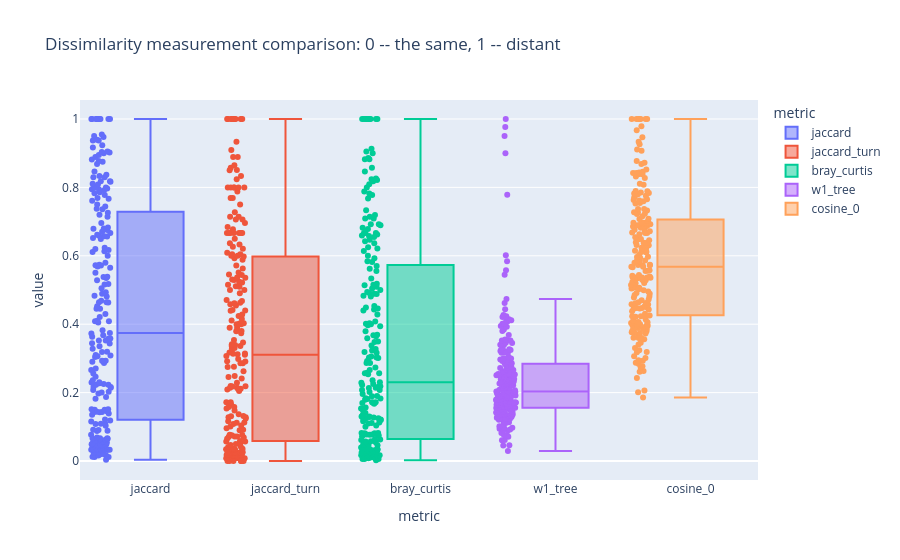

Notebook cell for this chart:
### Code cell
px.box(
    df_box,
    x="metric",
    y="value",
    points="all",
    hover_data=["country", "name", "region"],
    title="Dissimilarity measurement comparison: 0 -- the same, 1 -- distant",
    color="metric"
)

### Figure 1 — Plotly figure (JSON) as saved in the notebook; plotly's stock layout.template omitted (floating-point values rounded to 4 significant figures; data arrays with more than 128 entries replaced by an {"elided": "..."} marker saying what was removed)
{"data": [{"alignmentgroup": "True", "boxpoints": "all", "customdata": {"elided": "217x3 str values"}, "hovertemplate": "metric=%{x}<br>value=%{y}<br>country=%{customdata[0]}<br>name=%{customdata[1]}<br>region=%{customdata[2]}<extra></extra>", "legendgroup": "jaccard", "marker": {"color": "#636efa"}, "name": "jaccard", "notched": false, "offsetgroup": "jaccard", "orientation": "v", "showlegend": true, "x": {"elided": "217 str values"}, "x0": " ", "xaxis": "x", "y": {"elided": "217 float values"}, "y0": " ", "yaxis": "y", "type": "box"}, {"alignmentgroup": "True", "boxpoints": "all", "customdata": {"elided": "217x3 str values"}, "hovertemplate": "metric=%{x}<br>value=%{y}<br>country=%{customdata[0]}<br>name=%{customdata[1]}<br>region=%{customdata[2]}<extra></extra>", "legendgroup": "jaccard_turn", "marker": {"color": "#EF553B"}, "name": "jaccard_turn", "notched": false, "offsetgroup": "jaccard_turn", "orientation": "v", "showlegend": true, "x": {"elided": "217 str values"}, "x0": " ", "xaxis": "x", "y": {"elided": "217 float values"}, "y0": " ", "yaxis": "y", "type": "box"}, {"alignmentgroup": "True", "boxpoints": "all", "customdata": {"elided": "217x3 str values"}, "hovertemplate": "metric=%{x}<br>value=%{y}<br>country=%{customdata[0]}<br>name=%{customdata[1]}<br>region=%{customdata[2]}<extra></extra>", "legendgroup": "bray_curtis", "marker": {"color": "#00cc96"}, "name": "bray_curtis", "notched": false, "offsetgroup": "bray_curtis", "orientation": "v", "showlegend": true, "x": {"elided": "217 str values"}, "x0": " ", "xaxis": "x", "y": {"elided": "217 float values"}, "y0": " ", "yaxis": "y", "type": "box"}, {"alignmentgroup": "True", "boxpoints": "all", "customdata": {"elided": "217x3 str values"}, "hovertemplate": "metric=%{x}<br>value=%{y}<br>country=%{customdata[0]}<br>name=%{customdata[1]}<br>region=%{customdata[2]}<extra></extra>", "legendgroup": "w1_tree", "marker": {"color": "#ab63fa"}, "name": "w1_tree", "notched": false, "offsetgroup": "w1_tree", "orientation": "v", "showlegend": true, "x": {"elided": "217 str values"}, "x0": " ", "xaxis": "x", "y": {"elided": "217 float values"}, "y0": " ", "yaxis": "y", "type": "box"}, {"alignmentgroup": "True", "boxpoints": "all", "customdata": {"elided": "217x3 str values"}, "hovertemplate": "metric=%{x}<br>value=%{y}<br>country=%{customdata[0]}<br>name=%{customdata[1]}<br>region=%{customdata[2]}<extra></extra>", "legendgroup": "cosine_0", "marker": {"color": "#FFA15A"}, "name": "cosine_0", "notched": false, "offsetgroup": "cosine_0", "orientation": "v", "showlegend": true, "x": {"elided": "217 str values"}, "x0": " ", "xaxis": "x", "y": {"elided": "217 float values"}, "y0": " ", "yaxis": "y", "type": "box"}], "layout": {"xaxis": {"anchor": "y", "domain": [0.0, 1.0], "title": {"text": "metric"}, "categoryorder": "array", "categoryarray": ["jaccard", "jaccard_turn", "bray_curtis", "w1_tree", "cosine_0"]}, "yaxis": {"anchor": "x", "domain": [0.0, 1.0], "title": {"text": "value"}}, "legend": {"title": {"text": "metric"}, "tracegroupgap": 0}, "title": {"text": "Dissimilarity measurement comparison: 0 -- the same, 1 -- distant"}, "boxmode": "overlay"}}
